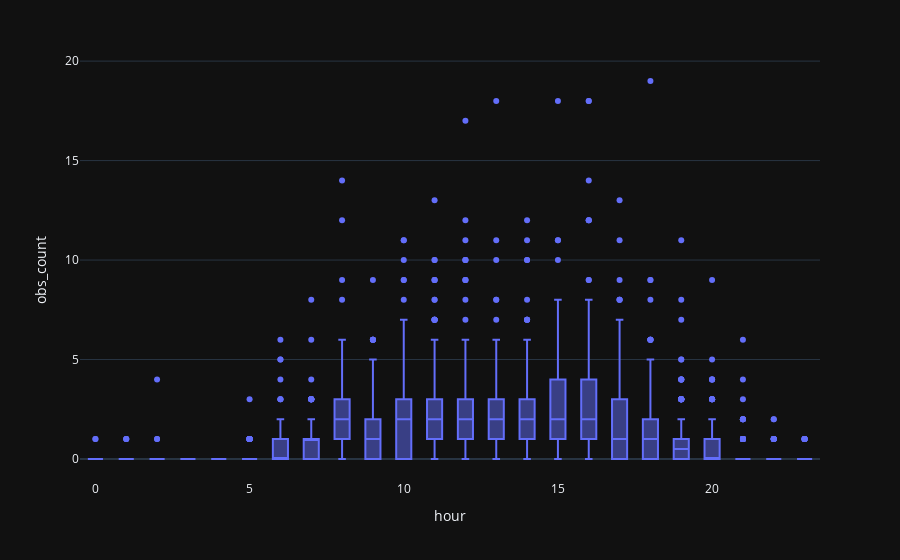

This figure's notebook cell:
### Code cell
# create a box plot of counts for each hour
px.box(resampled, x="hour", y="obs_count", height=300)

### Figure 1 — Plotly figure (JSON) as saved in the notebook; plotly's stock layout.template omitted (floating-point values rounded to 4 significant figures; data arrays with more than 128 entries replaced by an {"elided": "..."} marker saying what was removed)
{"data": [{"alignmentgroup": "True", "hovertemplate": "hour=%{x}<br>obs_count=%{y}<extra></extra>", "legendgroup": "", "marker": {"color": "#636efa"}, "name": "", "notched": false, "offsetgroup": "", "orientation": "v", "showlegend": false, "type": "box", "x": {"elided": "4140 int values"}, "x0": " ", "xaxis": "x", "y": {"elided": "4140 int values"}, "y0": " ", "yaxis": "y"}], "layout": {"autosize": true, "boxmode": "group", "legend": {"tracegroupgap": 0}, "margin": {"t": 60}, "xaxis": {"anchor": "y", "autorange": true, "domain": [0, 1], "range": [-0.5, 23.5], "title": {"text": "hour"}, "type": "linear"}, "yaxis": {"anchor": "x", "autorange": true, "domain": [0, 1], "range": [-1.056, 20.06], "title": {"text": "obs_count"}, "type": "linear"}}}
